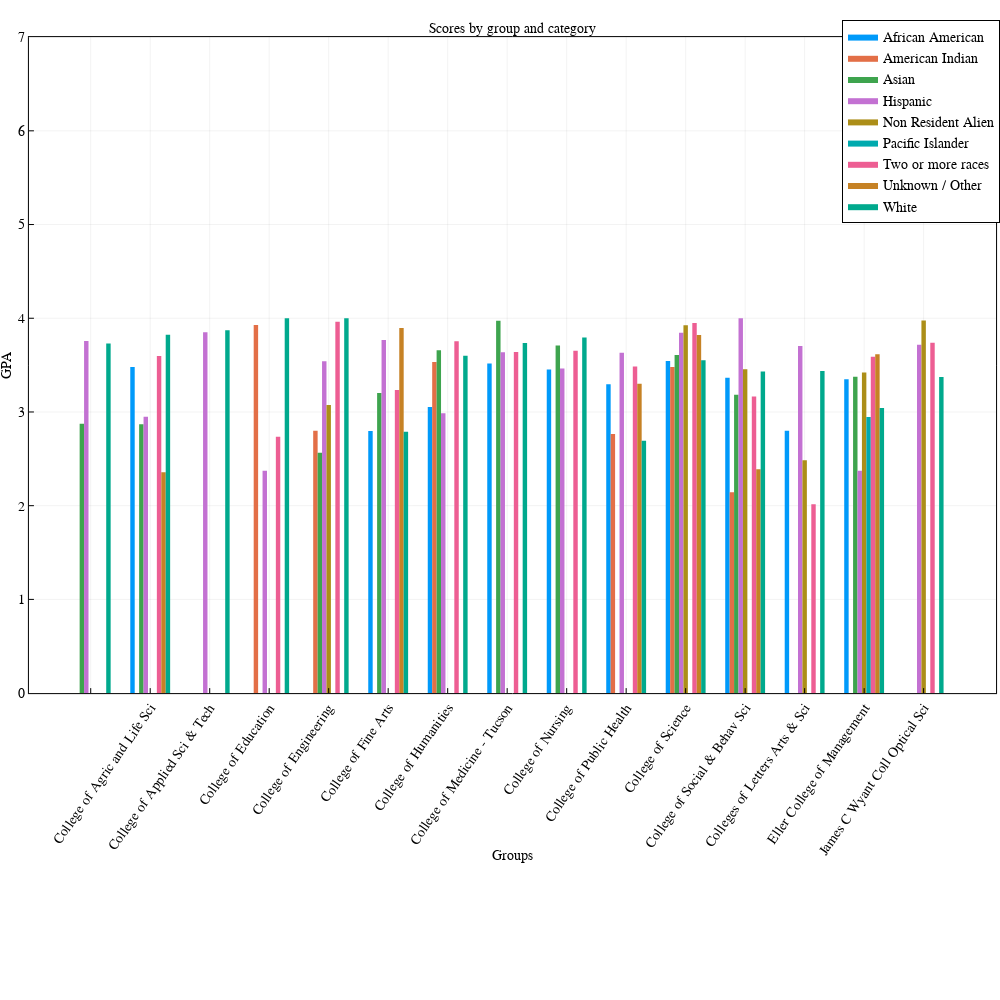

Notebook source saved alongside this figure:
### Code cell
groupedbar(df1.College, df1.GPADegree, group = df1.IPEDSEthnicity, xlabel = "Groups", ylabel = "GPA", bar_width = 0.67,
        lw = 0, framestyle = :box,
        title = "Scores by group and category",xrotation=55,size=(1000,1000)) 
ylims!((0,7))

### Figure 1 — Plotly figure (JSON) as saved in the notebook; plotly's stock layout.template omitted (floating-point values rounded to 4 significant figures)
{"data": [{"fill": "tozeroy", "fillcolor": "rgba(0, 154, 250, 1.000)", "hoverinfo": "none", "legendgroup": "African American", "line": {"color": "rgba(0, 0, 0, 1.000)", "dash": "solid", "width": 0}, "mode": "lines", "name": "African American", "showlegend": true, "type": "scatter", "x": [1.165, 1.165, 1.239, 1.239, 1.165, 1.165], "xaxis": "x1", "y": [3.48, 0, 0, 3.48, 3.48, 3.48], "yaxis": "y1"}, {"fill": "tozeroy", "fillcolor": "rgba(0, 154, 250, 1.000)", "hoverinfo": "none", "legendgroup": "African American", "line": {"color": "rgba(0, 0, 0, 1.000)", "dash": "solid", "width": 0}, "mode": "lines", "name": "African American", "showlegend": false, "type": "scatter", "x": [5.165, 5.165, 5.239, 5.239, 5.165, 5.165], "xaxis": "x1", "y": [2.797, 0, 0, 2.797, 2.797, 2.797], "yaxis": "y1"}, {"fill": "tozeroy", "fillcolor": "rgba(0, 154, 250, 1.000)", "hoverinfo": "none", "legendgroup": "African American", "line": {"color": "rgba(0, 0, 0, 1.000)", "dash": "solid", "width": 0}, "mode": "lines", "name": "African American", "showlegend": false, "type": "scatter", "x": [6.165, 6.165, 6.239, 6.239, 6.165, 6.165], "xaxis": "x1", "y": [3.052, 0, 0, 3.052, 3.052, 3.052], "yaxis": "y1"}, {"fill": "tozeroy", "fillcolor": "rgba(0, 154, 250, 1.000)", "hoverinfo": "none", "legendgroup": "African American", "line": {"color": "rgba(0, 0, 0, 1.000)", "dash": "solid", "width": 0}, "mode": "lines", "name": "African American", "showlegend": false, "type": "scatter", "x": [7.165, 7.165, 7.239, 7.239, 7.165, 7.165], "xaxis": "x1", "y": [3.518, 0, 0, 3.518, 3.518, 3.518], "yaxis": "y1"}, {"fill": "tozeroy", "fillcolor": "rgba(0, 154, 250, 1.000)", "hoverinfo": "none", "legendgroup": "African American", "line": {"color": "rgba(0, 0, 0, 1.000)", "dash": "solid", "width": 0}, "mode": "lines", "name": "African American", "showlegend": false, "type": "scatter", "x": [8.165, 8.165, 8.239, 8.239, 8.165, 8.165], "xaxis": "x1", "y": [3.453, 0, 0, 3.453, 3.453, 3.453], "yaxis": "y1"}, {"fill": "tozeroy", "fillcolor": "rgba(0, 154, 250, 1.000)", "hoverinfo": "none", "legendgroup": "African American", "line": {"color": "rgba(0, 0, 0, 1.000)", "dash": "solid", "width": 0}, "mode": "lines", "name": "African American", "showlegend": false, "type": "scatter", "x": [9.165, 9.165, 9.239, 9.239, 9.165, 9.165], "xaxis": "x1", "y": [3.296, 0, 0, 3.296, 3.296, 3.296], "yaxis": "y1"}, {"fill": "tozeroy", "fillcolor": "rgba(0, 154, 250, 1.000)", "hoverinfo": "none", "legendgroup": "African American", "line": {"color": "rgba(0, 0, 0, 1.000)", "dash": "solid", "width": 0}, "mode": "lines", "name": "African American", "showlegend": false, "type": "scatter", "x": [10.16, 10.16, 10.24, 10.24, 10.16, 10.16], "xaxis": "x1", "y": [3.545, 0, 0, 3.545, 3.545, 3.545], "yaxis": "y1"}, {"fill": "tozeroy", "fillcolor": "rgba(0, 154, 250, 1.000)", "hoverinfo": "none", "legendgroup": "African American", "line": {"color": "rgba(0, 0, 0, 1.000)", "dash": "solid", "width": 0}, "mode": "lines", "name": "African American", "showlegend": false, "type": "scatter", "x": [11.16, 11.16, 11.24, 11.24, 11.16, 11.16], "xaxis": "x1", "y": [3.366, 0, 0, 3.366, 3.366, 3.366], "yaxis": "y1"}, {"fill": "tozeroy", "fillcolor": "rgba(0, 154, 250, 1.000)", "hoverinfo": "none", "legendgroup": "African American", "line": {"color": "rgba(0, 0, 0, 1.000)", "dash": "solid", "width": 0}, "mode": "lines", "name": "African American", "showlegend": false, "type": "scatter", "x": [12.16, 12.16, 12.24, 12.24, 12.16, 12.16], "xaxis": "x1", "y": [2.8, 0, 0, 2.8, 2.8, 2.8], "yaxis": "y1"}, {"fill": "tozeroy", "fillcolor": "rgba(0, 154, 250, 1.000)", "hoverinfo": "none", "legendgroup": "African American", "line": {"color": "rgba(0, 0, 0, 1.000)", "dash": "solid", "width": 0}, "mode": "lines", "name": "African American", "showlegend": false, "type": "scatter", "x": [13.16, 13.16, 13.24, 13.24, 13.16, 13.16], "xaxis": "x1", "y": [3.348, 0, 0, 3.348, 3.348, 3.348], "yaxis": "y1"}, {"fill": "tozeroy", "fillcolor": "rgba(227, 111, 71, 1.000)", "hoverinfo": "none", "legendgroup": "American Indian", "line": {"color": "rgba(0, 0, 0, 1.000)", "dash": "solid", "width": 0}, "mode": "lines", "name": "American Indian", "showlegend": true, "type": "scatter", "x": [3.239, 3.239, 3.314, 3.314, 3.239, 3.239], "xaxis": "x1", "y": [3.929, 0, 0, 3.929, 3.929, 3.929], "yaxis": "y1"}, {"fill": "tozeroy", "fillcolor": "rgba(227, 111, 71, 1.000)", "hoverinfo": "none", "legendgroup": "American Indian", "line": {"color": "rgba(0, 0, 0, 1.000)", "dash": "solid", "width": 0}, "mode": "lines", "name": "American Indian", "showlegend": false, "type": "scatter", "x": [4.239, 4.239, 4.314, 4.314, 4.239, 4.239], "xaxis": "x1", "y": [2.8, 0, 0, 2.8, 2.8, 2.8], "yaxis": "y1"}, {"fill": "tozeroy", "fillcolor": "rgba(227, 111, 71, 1.000)", "hoverinfo": "none", "legendgroup": "American Indian", "line": {"color": "rgba(0, 0, 0, 1.000)", "dash": "solid", "width": 0}, "mode": "lines", "name": "American Indian", "showlegend": false, "type": "scatter", "x": [6.239, 6.239, 6.314, 6.314, 6.239, 6.239], "xaxis": "x1", "y": [3.532, 0, 0, 3.532, 3.532, 3.532], "yaxis": "y1"}, {"fill": "tozeroy", "fillcolor": "rgba(227, 111, 71, 1.000)", "hoverinfo": "none", "legendgroup": "American Indian", "line": {"color": "rgba(0, 0, 0, 1.000)", "dash": "solid", "width": 0}, "mode": "lines", "name": "American Indian", "showlegend": false, "type": "scatter", "x": [9.239, 9.239, 9.314, 9.314, 9.239, 9.239], "xaxis": "x1", "y": [2.765, 0, 0, 2.765, 2.765, 2.765], "yaxis": "y1"}, {"fill": "tozeroy", "fillcolor": "rgba(227, 111, 71, 1.000)", "hoverinfo": "none", "legendgroup": "American Indian", "line": {"color": "rgba(0, 0, 0, 1.000)", "dash": "solid", "width": 0}, "mode": "lines", "name": "American Indian", "showlegend": false, "type": "scatter", "x": [10.24, 10.24, 10.31, 10.31, 10.24, 10.24], "xaxis": "x1", "y": [3.479, 0, 0, 3.479, 3.479, 3.479], "yaxis": "y1"}, {"fill": "tozeroy", "fillcolor": "rgba(227, 111, 71, 1.000)", "hoverinfo": "none", "legendgroup": "American Indian", "line": {"color": "rgba(0, 0, 0, 1.000)", "dash": "solid", "width": 0}, "mode": "lines", "name": "American Indian", "showlegend": false, "type": "scatter", "x": [11.24, 11.24, 11.31, 11.31, 11.24, 11.24], "xaxis": "x1", "y": [2.143, 0, 0, 2.143, 2.143, 2.143], "yaxis": "y1"}, {"fill": "tozeroy", "fillcolor": "rgba(62, 164, 78, 1.000)", "hoverinfo": "none", "legendgroup": "Asian", "line": {"color": "rgba(0, 0, 0, 1.000)", "dash": "solid", "width": 0}, "mode": "lines", "name": "Asian", "showlegend": true, "type": "scatter", "x": [0.3139, 0.3139, 0.3883, 0.3883, 0.3139, 0.3139], "xaxis": "x1", "y": [2.875, 0, 0, 2.875, 2.875, 2.875], "yaxis": "y1"}, {"fill": "tozeroy", "fillcolor": "rgba(62, 164, 78, 1.000)", "hoverinfo": "none", "legendgroup": "Asian", "line": {"color": "rgba(0, 0, 0, 1.000)", "dash": "solid", "width": 0}, "mode": "lines", "name": "Asian", "showlegend": false, "type": "scatter", "x": [1.314, 1.314, 1.388, 1.388, 1.314, 1.314], "xaxis": "x1", "y": [2.868, 0, 0, 2.868, 2.868, 2.868], "yaxis": "y1"}, {"fill": "tozeroy", "fillcolor": "rgba(62, 164, 78, 1.000)", "hoverinfo": "none", "legendgroup": "Asian", "line": {"color": "rgba(0, 0, 0, 1.000)", "dash": "solid", "width": 0}, "mode": "lines", "name": "Asian", "showlegend": false, "type": "scatter", "x": [4.314, 4.314, 4.388, 4.388, 4.314, 4.314], "xaxis": "x1", "y": [2.565, 0, 0, 2.565, 2.565, 2.565], "yaxis": "y1"}, {"fill": "tozeroy", "fillcolor": "rgba(62, 164, 78, 1.000)", "hoverinfo": "none", "legendgroup": "Asian", "line": {"color": "rgba(0, 0, 0, 1.000)", "dash": "solid", "width": 0}, "mode": "lines", "name": "Asian", "showlegend": false, "type": "scatter", "x": [5.314, 5.314, 5.388, 5.388, 5.314, 5.314], "xaxis": "x1", "y": [3.203, 0, 0, 3.203, 3.203, 3.203], "yaxis": "y1"}, {"fill": "tozeroy", "fillcolor": "rgba(62, 164, 78, 1.000)", "hoverinfo": "none", "legendgroup": "Asian", "line": {"color": "rgba(0, 0, 0, 1.000)", "dash": "solid", "width": 0}, "mode": "lines", "name": "Asian", "showlegend": false, "type": "scatter", "x": [6.314, 6.314, 6.388, 6.388, 6.314, 6.314], "xaxis": "x1", "y": [3.659, 0, 0, 3.659, 3.659, 3.659], "yaxis": "y1"}, {"fill": "tozeroy", "fillcolor": "rgba(62, 164, 78, 1.000)", "hoverinfo": "none", "legendgroup": "Asian", "line": {"color": "rgba(0, 0, 0, 1.000)", "dash": "solid", "width": 0}, "mode": "lines", "name": "Asian", "showlegend": false, "type": "scatter", "x": [7.314, 7.314, 7.388, 7.388, 7.314, 7.314], "xaxis": "x1", "y": [3.974, 0, 0, 3.974, 3.974, 3.974], "yaxis": "y1"}, {"fill": "tozeroy", "fillcolor": "rgba(62, 164, 78, 1.000)", "hoverinfo": "none", "legendgroup": "Asian", "line": {"color": "rgba(0, 0, 0, 1.000)", "dash": "solid", "width": 0}, "mode": "lines", "name": "Asian", "showlegend": false, "type": "scatter", "x": [8.314, 8.314, 8.388, 8.388, 8.314, 8.314], "xaxis": "x1", "y": [3.708, 0, 0, 3.708, 3.708, 3.708], "yaxis": "y1"}, {"fill": "tozeroy", "fillcolor": "rgba(62, 164, 78, 1.000)", "hoverinfo": "none", "legendgroup": "Asian", "line": {"color": "rgba(0, 0, 0, 1.000)", "dash": "solid", "width": 0}, "mode": "lines", "name": "Asian", "showlegend": false, "type": "scatter", "x": [10.31, 10.31, 10.39, 10.39, 10.31, 10.31], "xaxis": "x1", "y": [3.607, 0, 0, 3.607, 3.607, 3.607], "yaxis": "y1"}, {"fill": "tozeroy", "fillcolor": "rgba(62, 164, 78, 1.000)", "hoverinfo": "none", "legendgroup": "Asian", "line": {"color": "rgba(0, 0, 0, 1.000)", "dash": "solid", "width": 0}, "mode": "lines", "name": "Asian", "showlegend": false, "type": "scatter", "x": [11.31, 11.31, 11.39, 11.39, 11.31, 11.31], "xaxis": "x1", "y": [3.184, 0, 0, 3.184, 3.184, 3.184], "yaxis": "y1"}, {"fill": "tozeroy", "fillcolor": "rgba(62, 164, 78, 1.000)", "hoverinfo": "none", "legendgroup": "Asian", "line": {"color": "rgba(0, 0, 0, 1.000)", "dash": "solid", "width": 0}, "mode": "lines", "name": "Asian", "showlegend": false, "type": "scatter", "x": [13.31, 13.31, 13.39, 13.39, 13.31, 13.31], "xaxis": "x1", "y": [3.377, 0, 0, 3.377, 3.377, 3.377], "yaxis": "y1"}, {"fill": "tozeroy", "fillcolor": "rgba(195, 113, 210, 1.000)", "hoverinfo": "none", "legendgroup": "Hispanic", "line": {"color": "rgba(0, 0, 0, 1.000)", "dash": "solid", "width": 0}, "mode": "lines", "name": "Hispanic", "showlegend": true, "type": "scatter", "x": [0.3883, 0.3883, 0.4628, 0.4628, 0.3883, 0.3883], "xaxis": "x1", "y": [3.757, 0, 0, 3.757, 3.757, 3.757], "yaxis": "y1"}, {"fill": "tozeroy", "fillcolor": "rgba(195, 113, 210, 1.000)", "hoverinfo": "none", "legendgroup": "Hispanic", "line": {"color": "rgba(0, 0, 0, 1.000)", "dash": "solid", "width": 0}, "mode": "lines", "name": "Hispanic", "showlegend": false, "type": "scatter", "x": [1.388, 1.388, 1.463, 1.463, 1.388, 1.388], "xaxis": "x1", "y": [2.95, 0, 0, 2.95, 2.95, 2.95], "yaxis": "y1"}, {"fill": "tozeroy", "fillcolor": "rgba(195, 113, 210, 1.000)", "hoverinfo": "none", "legendgroup": "Hispanic", "line": {"color": "rgba(0, 0, 0, 1.000)", "dash": "solid", "width": 0}, "mode": "lines", "name": "Hispanic", "showlegend": false, "type": "scatter", "x": [2.388, 2.388, 2.463, 2.463, 2.388, 2.388], "xaxis": "x1", "y": [3.85, 0, 0, 3.85, 3.85, 3.85], "yaxis": "y1"}, {"fill": "tozeroy", "fillcolor": "rgba(195, 113, 210, 1.000)", "hoverinfo": "none", "legendgroup": "Hispanic", "line": {"color": "rgba(0, 0, 0, 1.000)", "dash": "solid", "width": 0}, "mode": "lines", "name": "Hispanic", "showlegend": false, "type": "scatter", "x": [3.388, 3.388, 3.463, 3.463, 3.388, 3.388], "xaxis": "x1", "y": [2.374, 0, 0, 2.374, 2.374, 2.374], "yaxis": "y1"}, {"fill": "tozeroy", "fillcolor": "rgba(195, 113, 210, 1.000)", "hoverinfo": "none", "legendgroup": "Hispanic", "line": {"color": "rgba(0, 0, 0, 1.000)", "dash": "solid", "width": 0}, "mode": "lines", "name": "Hispanic", "showlegend": false, "type": "scatter", "x": [4.388, 4.388, 4.463, 4.463, 4.388, 4.388], "xaxis": "x1", "y": [3.541, 0, 0, 3.541, 3.541, 3.541], "yaxis": "y1"}, {"fill": "tozeroy", "fillcolor": "rgba(195, 113, 210, 1.000)", "hoverinfo": "none", "legendgroup": "Hispanic", "line": {"color": "rgba(0, 0, 0, 1.000)", "dash": "solid", "width": 0}, "mode": "lines", "name": "Hispanic", "showlegend": false, "type": "scatter", "x": [5.388, 5.388, 5.463, 5.463, 5.388, 5.388], "xaxis": "x1", "y": [3.769, 0, 0, 3.769, 3.769, 3.769], "yaxis": "y1"}, {"fill": "tozeroy", "fillcolor": "rgba(195, 113, 210, 1.000)", "hoverinfo": "none", "legendgroup": "Hispanic", "line": {"color": "rgba(0, 0, 0, 1.000)", "dash": "solid", "width": 0}, "mode": "lines", "name": "Hispanic", "showlegend": false, "type": "scatter", "x": [6.388, 6.388, 6.463, 6.463, 6.388, 6.388], "xaxis": "x1", "y": [2.986, 0, 0, 2.986, 2.986, 2.986], "yaxis": "y1"}, {"fill": "tozeroy", "fillcolor": "rgba(195, 113, 210, 1.000)", "hoverinfo": "none", "legendgroup": "Hispanic", "line": {"color": "rgba(0, 0, 0, 1.000)", "dash": "solid", "width": 0}, "mode": "lines", "name": "Hispanic", "showlegend": false, "type": "scatter", "x": [7.388, 7.388, 7.463, 7.463, 7.388, 7.388], "xaxis": "x1", "y": [3.637, 0, 0, 3.637, 3.637, 3.637], "yaxis": "y1"}, {"fill": "tozeroy", "fillcolor": "rgba(195, 113, 210, 1.000)", "hoverinfo": "none", "legendgroup": "Hispanic", "line": {"color": "rgba(0, 0, 0, 1.000)", "dash": "solid", "width": 0}, "mode": "lines", "name": "Hispanic", "showlegend": false, "type": "scatter", "x": [8.388, 8.388, 8.463, 8.463, 8.388, 8.388], "xaxis": "x1", "y": [3.464, 0, 0, 3.464, 3.464, 3.464], "yaxis": "y1"}, {"fill": "tozeroy", "fillcolor": "rgba(195, 113, 210, 1.000)", "hoverinfo": "none", "legendgroup": "Hispanic", "line": {"color": "rgba(0, 0, 0, 1.000)", "dash": "solid", "width": 0}, "mode": "lines", "name": "Hispanic", "showlegend": false, "type": "scatter", "x": [9.388, 9.388, 9.463, 9.463, 9.388, 9.388], "xaxis": "x1", "y": [3.632, 0, 0, 3.632, 3.632, 3.632], "yaxis": "y1"}, {"fill": "tozeroy", "fillcolor": "rgba(195, 113, 210, 1.000)", "hoverinfo": "none", "legendgroup": "Hispanic", "line": {"color": "rgba(0, 0, 0, 1.000)", "dash": "solid", "width": 0}, "mode": "lines", "name": "Hispanic", "showlegend": false, "type": "scatter", "x": [10.39, 10.39, 10.46, 10.46, 10.39, 10.39], "xaxis": "x1", "y": [3.844, 0, 0, 3.844, 3.844, 3.844], "yaxis": "y1"}, {"fill": "tozeroy", "fillcolor": "rgba(195, 113, 210, 1.000)", "hoverinfo": "none", "legendgroup": "Hispanic", "line": {"color": "rgba(0, 0, 0, 1.000)", "dash": "solid", "width": 0}, "mode": "lines", "name": "Hispanic", "showlegend": false, "type": "scatter", "x": [11.39, 11.39, 11.46, 11.46, 11.39, 11.39], "xaxis": "x1", "y": [4, 0, 0, 4, 4, 4], "yaxis": "y1"}, {"fill": "tozeroy", "fillcolor": "rgba(195, 113, 210, 1.000)", "hoverinfo": "none", "legendgroup": "Hispanic", "line": {"color": "rgba(0, 0, 0, 1.000)", "dash": "solid", "width": 0}, "mode": "lines", "name": "Hispanic", "showlegend": false, "type": "scatter", "x": [12.39, 12.39, 12.46, 12.46, 12.39, 12.39], "xaxis": "x1", "y": [3.705, 0, 0, 3.705, 3.705, 3.705], "yaxis": "y1"}, {"fill": "tozeroy", "fillcolor": "rgba(195, 113, 210, 1.000)", "hoverinfo": "none", "legendgroup": "Hispanic", "line": {"color": "rgba(0, 0, 0, 1.000)", "dash": "solid", "width": 0}, "mode": "lines", "name": "Hispanic", "showlegend": false, "type": "scatter", "x": [13.39, 13.39, 13.46, 13.46, 13.39, 13.39], "xaxis": "x1", "y": [2.372, 0, 0, 2.372, 2.372, 2.372], "yaxis": "y1"}, {"fill": "tozeroy", "fillcolor": "rgba(195, 113, 210, 1.000)", "hoverinfo": "none", "legendgroup": "Hispanic", "line": {"color": "rgba(0, 0, 0, 1.000)", "dash": "solid", "width": 0}, "mode": "lines", "name": "Hispanic", "showlegend": false, "type": "scatter", "x": [14.39, 14.39, 14.46, 14.46, 14.39, 14.39], "xaxis": "x1", "y": [3.717, 0, 0, 3.717, 3.717, 3.717], "yaxis": "y1"}, {"fill": "tozeroy", "fillcolor": "rgba(172, 142, 24, 1.000)", "hoverinfo": "none", "legendgroup": "Non Resident Alien", "line": {"color": "rgba(0, 0, 0, 1.000)", "dash": "solid", "width": 0}, "mode": "lines", "name": "Non Resident Alien", "showlegend": true, "type": "scatter", "x": [4.463, 4.463, 4.537, 4.537, 4.463, 4.463], "xaxis": "x1", "y": [3.074, 0, 0, 3.074, 3.074, 3.074], "yaxis": "y1"}, {"fill": "tozeroy", "fillcolor": "rgba(172, 142, 24, 1.000)", "hoverinfo": "none", "legendgroup": "Non Resident Alien", "line": {"color": "rgba(0, 0, 0, 1.000)", "dash": "solid", "width": 0}, "mode": "lines", "name": "Non Resident Alien", "showlegend": false, "type": "scatter", "x": [10.46, 10.46, 10.54, 10.54, 10.46, 10.46], "xaxis": "x1", "y": [3.926, 0, 0, 3.926, 3.926, 3.926], "yaxis": "y1"}, {"fill": "tozeroy", "fillcolor": "rgba(172, 142, 24, 1.000)", "hoverinfo": "none", "legendgroup": "Non Resident Alien", "line": {"color": "rgba(0, 0, 0, 1.000)", "dash": "solid", "width": 0}, "mode": "lines", "name": "Non Resident Alien", "showlegend": false, "type": "scatter", "x": [11.46, 11.46, 11.54, 11.54, 11.46, 11.46], "xaxis": "x1", "y": [3.457, 0, 0, 3.457, 3.457, 3.457], "yaxis": "y1"}, {"fill": "tozeroy", "fillcolor": "rgba(172, 142, 24, 1.000)", "hoverinfo": "none", "legendgroup": "Non Resident Alien", "line": {"color": "rgba(0, 0, 0, 1.000)", "dash": "solid", "width": 0}, "mode": "lines", "name": "Non Resident Alien", "showlegend": false, "type": "scatter", "x": [12.46, 12.46, 12.54, 12.54, 12.46, 12.46], "xaxis": "x1", "y": [2.485, 0, 0, 2.485, 2.485, 2.485], "yaxis": "y1"}, {"fill": "tozeroy", "fillcolor": "rgba(172, 142, 24, 1.000)", "hoverinfo": "none", "legendgroup": "Non Resident Alien", "line": {"color": "rgba(0, 0, 0, 1.000)", "dash": "solid", "width": 0}, "mode": "lines", "name": "Non Resident Alien", "showlegend": false, "type": "scatter", "x": [13.46, 13.46, 13.54, 13.54, 13.46, 13.46], "xaxis": "x1", "y": [3.421, 0, 0, 3.421, 3.421, 3.421], "yaxis": "y1"}, {"fill": "tozeroy", "fillcolor": "rgba(172, 142, 24, 1.000)", "hoverinfo": "none", "legendgroup": "Non Resident Alien", "line": {"color": "rgba(0, 0, 0, 1.000)", "dash": "solid", "width": 0}, "mode": "lines", "name": "Non Resident Alien", "showlegend": false, "type": "scatter", "x": [14.46, 14.46, 14.54, 14.54, 14.46, 14.46], "xaxis": "x1", "y": [3.977, 0, 0, 3.977, 3.977, 3.977], "yaxis": "y1"}, {"fill": "tozeroy", "fillcolor": "rgba(0, 170, 174, 1.000)", "hoverinfo": "none", "legendgroup": "Pacific Islander", "line": {"color": "rgba(0, 0, 0, 1.000)", "dash": "solid", "width": 0}, "mode": "lines", "name": "Pacific Islander", "showlegend": true, "type": "scatter", "x": [13.54, 13.54, 13.61, 13.61, 13.54, 13.54], "xaxis": "x1", "y": [2.947, 0, 0, 2.947, 2.947, 2.947], "yaxis": "y1"}, {"fill": "tozeroy", "fillcolor": "rgba(237, 94, 147, 1.000)", "hoverinfo": "none", "legendgroup": "Two or more races", "line": {"color": "rgba(0, 0, 0, 1.000)", "dash": "solid", "width": 0}, "mode": "lines", "name": "Two or more races", "showlegend": true, "type": "scatter", "x": [1.612, 1.612, 1.686, 1.686, 1.612, 1.612], "xaxis": "x1", "y": [3.598, 0, 0, 3.598, 3.598, 3.598], "yaxis": "y1"}, {"fill": "tozeroy", "fillcolor": "rgba(237, 94, 147, 1.000)", "hoverinfo": "none", "legendgroup": "Two or more races", "line": {"color": "rgba(0, 0, 0, 1.000)", "dash": "solid", "width": 0}, "mode": "lines", "name": "Two or more races", "showlegend": false, "type": "scatter", "x": [3.612, 3.612, 3.686, 3.686, 3.612, 3.612], "xaxis": "x1", "y": [2.735, 0, 0, 2.735, 2.735, 2.735], "yaxis": "y1"}, {"fill": "tozeroy", "fillcolor": "rgba(237, 94, 147, 1.000)", "hoverinfo": "none", "legendgroup": "Two or more races", "line": {"color": "rgba(0, 0, 0, 1.000)", "dash": "solid", "width": 0}, "mode": "lines", "name": "Two or more races", "showlegend": false, "type": "scatter", "x": [4.612, 4.612, 4.686, 4.686, 4.612, 4.612], "xaxis": "x1", "y": [3.964, 0, 0, 3.964, 3.964, 3.964], "yaxis": "y1"}, {"fill": "tozeroy", "fillcolor": "rgba(237, 94, 147, 1.000)", "hoverinfo": "none", "legendgroup": "Two or more races", "line": {"color": "rgba(0, 0, 0, 1.000)", "dash": "solid", "width": 0}, "mode": "lines", "name": "Two or more races", "showlegend": false, "type": "scatter", "x": [5.612, 5.612, 5.686, 5.686, 5.612, 5.612], "xaxis": "x1", "y": [3.234, 0, 0, 3.234, 3.234, 3.234], "yaxis": "y1"}, {"fill": "tozeroy", "fillcolor": "rgba(237, 94, 147, 1.000)", "hoverinfo": "none", "legendgroup": "Two or more races", "line": {"color": "rgba(0, 0, 0, 1.000)", "dash": "solid", "width": 0}, "mode": "lines", "name": "Two or more races", "showlegend": false, "type": "scatter", "x": [6.612, 6.612, 6.686, 6.686, 6.612, 6.612], "xaxis": "x1", "y": [3.754, 0, 0, 3.754, 3.754, 3.754], "yaxis": "y1"}, {"fill": "tozeroy", "fillcolor": "rgba(237, 94, 147, 1.000)", "hoverinfo": "none", "legendgroup": "Two or more races", "line": {"color": "rgba(0, 0, 0, 1.000)", "dash": "solid", "width": 0}, "mode": "lines", "name": "Two or more races", "showlegend": false, "type": "scatter", "x": [7.612, 7.612, 7.686, 7.686, 7.612, 7.612], "xaxis": "x1", "y": [3.641, 0, 0, 3.641, 3.641, 3.641], "yaxis": "y1"}, {"fill": "tozeroy", "fillcolor": "rgba(237, 94, 147, 1.000)", "hoverinfo": "none", "legendgroup": "Two or more races", "line": {"color": "rgba(0, 0, 0, 1.000)", "dash": "solid", "width": 0}, "mode": "lines", "name": "Two or more races", "showlegend": false, "type": "scatter", "x": [8.612, 8.612, 8.686, 8.686, 8.612, 8.612], "xaxis": "x1", "y": [3.654, 0, 0, 3.654, 3.654, 3.654], "yaxis": "y1"}, {"fill": "tozeroy", "fillcolor": "rgba(237, 94, 147, 1.000)", "hoverinfo": "none", "legendgroup": "Two or more races", "line": {"color": "rgba(0, 0, 0, 1.000)", "dash": "solid", "width": 0}, "mode": "lines", "name": "Two or more races", "showlegend": false, "type": "scatter", "x": [9.612, 9.612, 9.686, 9.686, 9.612, 9.612], "xaxis": "x1", "y": [3.484, 0, 0, 3.484, 3.484, 3.484], "yaxis": "y1"}, {"fill": "tozeroy", "fillcolor": "rgba(237, 94, 147, 1.000)", "hoverinfo": "none", "legendgroup": "Two or more races", "line": {"color": "rgba(0, 0, 0, 1.000)", "dash": "solid", "width": 0}, "mode": "lines", "name": "Two or more races", "showlegend": false, "type": "scatter", "x": [10.61, 10.61, 10.69, 10.69, 10.61, 10.61], "xaxis": "x1", "y": [3.95, 0, 0, 3.95, 3.95, 3.95], "yaxis": "y1"}, {"fill": "tozeroy", "fillcolor": "rgba(237, 94, 147, 1.000)", "hoverinfo": "none", "legendgroup": "Two or more races", "line": {"color": "rgba(0, 0, 0, 1.000)", "dash": "solid", "width": 0}, "mode": "lines", "name": "Two or more races", "showlegend": false, "type": "scatter", "x": [11.61, 11.61, 11.69, 11.69, 11.61, 11.61], "xaxis": "x1", "y": [3.165, 0, 0, 3.165, 3.165, 3.165], "yaxis": "y1"}, {"fill": "tozeroy", "fillcolor": "rgba(237, 94, 147, 1.000)", "hoverinfo": "none", "legendgroup": "Two or more races", "line": {"color": "rgba(0, 0, 0, 1.000)", "dash": "solid", "width": 0}, "mode": "lines", "name": "Two or more races", "showlegend": false, "type": "scatter", "x": [12.61, 12.61, 12.69, 12.69, 12.61, 12.61], "xaxis": "x1", "y": [2.016, 0, 0, 2.016, 2.016, 2.016], "yaxis": "y1"}, {"fill": "tozeroy", "fillcolor": "rgba(237, 94, 147, 1.000)", "hoverinfo": "none", "legendgroup": "Two or more races", "line": {"color": "rgba(0, 0, 0, 1.000)", "dash": "solid", "width": 0}, "mode": "lines", "name": "Two or more races", "showlegend": false, "type": "scatter", "x": [13.61, 13.61, 13.69, 13.69, 13.61, 13.61], "xaxis": "x1", "y": [3.59, 0, 0, 3.59, 3.59, 3.59], "yaxis": "y1"}, {"fill": "tozeroy", "fillcolor": "rgba(237, 94, 147, 1.000)", "hoverinfo": "none", "legendgroup": "Two or more races", "line": {"color": "rgba(0, 0, 0, 1.000)", "dash": "solid", "width": 0}, "mode": "lines", "name": "Two or more races", "showlegend": false, "type": "scatter", "x": [14.61, 14.61, 14.69, 14.69, 14.61, 14.61], "xaxis": "x1", "y": [3.739, 0, 0, 3.739, 3.739, 3.739], "yaxis": "y1"}, {"fill": "tozeroy", "fillcolor": "rgba(198, 130, 37, 1.000)", "hoverinfo": "none", "legendgroup": "Unknown / Other", "line": {"color": "rgba(0, 0, 0, 1.000)", "dash": "solid", "width": 0}, "mode": "lines", "name": "Unknown / Other", "showlegend": true, "type": "scatter", "x": [1.686, 1.686, 1.761, 1.761, 1.686, 1.686], "xaxis": "x1", "y": [2.356, 0, 0, 2.356, 2.356, 2.356], "yaxis": "y1"}, {"fill": "tozeroy", "fillcolor": "rgba(198, 130, 37, 1.000)", "hoverinfo": "none", "legendgroup": "Unknown / Other", "line": {"color": "rgba(0, 0, 0, 1.000)", "dash": "solid", "width": 0}, "mode": "lines", "name": "Unknown / Other", "showlegend": false, "type": "scatter", "x": [5.686, 5.686, 5.761, 5.761, 5.686, 5.686], "xaxis": "x1", "y": [3.895, 0, 0, 3.895, 3.895, 3.895], "yaxis": "y1"}, {"fill": "tozeroy", "fillcolor": "rgba(198, 130, 37, 1.000)", "hoverinfo": "none", "legendgroup": "Unknown / Other", "line": {"color": "rgba(0, 0, 0, 1.000)", "dash": "solid", "width": 0}, "mode": "lines", "name": "Unknown / Other", "showlegend": false, "type": "scatter", "x": [9.686, 9.686, 9.761, 9.761, 9.686, 9.686], "xaxis": "x1", "y": [3.301, 0, 0, 3.301, 3.301, 3.301], "yaxis": "y1"}, {"fill": "tozeroy", "fillcolor": "rgba(198, 130, 37, 1.000)", "hoverinfo": "none", "legendgroup": "Unknown / Other", "line": {"color": "rgba(0, 0, 0, 1.000)", "dash": "solid", "width": 0}, "mode": "lines", "name": "Unknown / Other", "showlegend": false, "type": "scatter", "x": [10.69, 10.69, 10.76, 10.76, 10.69, 10.69], "xaxis": "x1", "y": [3.821, 0, 0, 3.821, 3.821, 3.821], "yaxis": "y1"}, {"fill": "tozeroy", "fillcolor": "rgba(198, 130, 37, 1.000)", "hoverinfo": "none", "legendgroup": "Unknown / Other", "line": {"color": "rgba(0, 0, 0, 1.000)", "dash": "solid", "width": 0}, "mode": "lines", "name": "Unknown / Other", "showlegend": false, "type": "scatter", "x": [11.69, 11.69, 11.76, 11.76, 11.69, 11.69], "xaxis": "x1", "y": [2.39, 0, 0, 2.39, 2.39, 2.39], "yaxis": "y1"}, {"fill": "tozeroy", "fillcolor": "rgba(198, 130, 37, 1.000)", "hoverinfo": "none", "legendgroup": "Unknown / Other", "line": {"color": "rgba(0, 0, 0, 1.000)", "dash": "solid", "width": 0}, "mode": "lines", "name": "Unknown / Other", "showlegend": false, "type": "scatter", "x": [13.69, 13.69, 13.76, 13.76, 13.69, 13.69], "xaxis": "x1", "y": [3.617, 0, 0, 3.617, 3.617, 3.617], "yaxis": "y1"}, {"fill": "tozeroy", "fillcolor": "rgba(0, 169, 141, 1.000)", "hoverinfo": "none", "legendgroup": "White", "line": {"color": "rgba(0, 0, 0, 1.000)", "dash": "solid", "width": 0}, "mode": "lines", "name": "White", "showlegend": true, "type": "scatter", "x": [0.7606, 0.7606, 0.835, 0.835, 0.7606, 0.7606], "xaxis": "x1", "y": [3.731, 0, 0, 3.731, 3.731, 3.731], "yaxis": "y1"}, {"fill": "tozeroy", "fillcolor": "rgba(0, 169, 141, 1.000)", "hoverinfo": "none", "legendgroup": "White", "line": {"color": "rgba(0, 0, 0, 1.000)", "dash": "solid", "width": 0}, "mode": "lines", "name": "White", "showlegend": false, "type": "scatter", "x": [1.761, 1.761, 1.835, 1.835, 1.761, 1.761], "xaxis": "x1", "y": [3.824, 0, 0, 3.824, 3.824, 3.824], "yaxis": "y1"}, {"fill": "tozeroy", "fillcolor": "rgba(0, 169, 141, 1.000)", "hoverinfo": "none", "legendgroup": "White", "line": {"color": "rgba(0, 0, 0, 1.000)", "dash": "solid", "width": 0}, "mode": "lines", "name": "White", "showlegend": false, "type": "scatter", "x": [2.761, 2.761, 2.835, 2.835, 2.761, 2.761], "xaxis": "x1", "y": [3.872, 0, 0, 3.872, 3.872, 3.872], "yaxis": "y1"}, {"fill": "tozeroy", "fillcolor": "rgba(0, 169, 141, 1.000)", "hoverinfo": "none", "legendgroup": "White", "line": {"color": "rgba(0, 0, 0, 1.000)", "dash": "solid", "width": 0}, "mode": "lines", "name": "White", "showlegend": false, "type": "scatter", "x": [3.761, 3.761, 3.835, 3.835, 3.761, 3.761], "xaxis": "x1", "y": [4, 0, 0, 4, 4, 4], "yaxis": "y1"}, {"fill": "tozeroy", "fillcolor": "rgba(0, 169, 141, 1.000)", "hoverinfo": "none", "legendgroup": "White", "line": {"color": "rgba(0, 0, 0, 1.000)", "dash": "solid", "width": 0}, "mode": "lines", "name": "White", "showlegend": false, "type": "scatter", "x": [4.761, 4.761, 4.835, 4.835, 4.761, 4.761], "xaxis": "x1", "y": [4, 0, 0, 4, 4, 4], "yaxis": "y1"}, {"fill": "tozeroy", "fillcolor": "rgba(0, 169, 141, 1.000)", "hoverinfo": "none", "legendgroup": "White", "line": {"color": "rgba(0, 0, 0, 1.000)", "dash": "solid", "width": 0}, "mode": "lines", "name": "White", "showlegend": false, "type": "scatter", "x": [5.761, 5.761, 5.835, 5.835, 5.761, 5.761], "xaxis": "x1", "y": [2.79, 0, 0, 2.79, 2.79, 2.79], "yaxis": "y1"}, {"fill": "tozeroy", "fillcolor": "rgba(0, 169, 141, 1.000)", "hoverinfo": "none", "legendgroup": "White", "line": {"color": "rgba(0, 0, 0, 1.000)", "dash": "solid", "width": 0}, "mode": "lines", "name": "White", "showlegend": false, "type": "scatter", "x": [6.761, 6.761, 6.835, 6.835, 6.761, 6.761], "xaxis": "x1", "y": [3.6, 0, 0, 3.6, 3.6, 3.6], "yaxis": "y1"}, {"fill": "tozeroy", "fillcolor": "rgba(0, 169, 141, 1.000)", "hoverinfo": "none", "legendgroup": "White", "line": {"color": "rgba(0, 0, 0, 1.000)", "dash": "solid", "width": 0}, "mode": "lines", "name": "White", "showlegend": false, "type": "scatter", "x": [7.761, 7.761, 7.835, 7.835, 7.761, 7.761], "xaxis": "x1", "y": [3.735, 0, 0, 3.735, 3.735, 3.735], "yaxis": "y1"}, {"fill": "tozeroy", "fillcolor": "rgba(0, 169, 141, 1.000)", "hoverinfo": "none", "legendgroup": "White", "line": {"color": "rgba(0, 0, 0, 1.000)", "dash": "solid", "width": 0}, "mode": "lines", "name": "White", "showlegend": false, "type": "scatter", "x": [8.761, 8.761, 8.835, 8.835, 8.761, 8.761], "xaxis": "x1", "y": [3.795, 0, 0, 3.795, 3.795, 3.795], "yaxis": "y1"}, {"fill": "tozeroy", "fillcolor": "rgba(0, 169, 141, 1.000)", "hoverinfo": "none", "legendgroup": "White", "line": {"color": "rgba(0, 0, 0, 1.000)", "dash": "solid", "width": 0}, "mode": "lines", "name": "White", "showlegend": false, "type": "scatter", "x": [9.761, 9.761, 9.835, 9.835, 9.761, 9.761], "xaxis": "x1", "y": [2.694, 0, 0, 2.694, 2.694, 2.694], "yaxis": "y1"}, {"fill": "tozeroy", "fillcolor": "rgba(0, 169, 141, 1.000)", "hoverinfo": "none", "legendgroup": "White", "line": {"color": "rgba(0, 0, 0, 1.000)", "dash": "solid", "width": 0}, "mode": "lines", "name": "White", "showlegend": false, "type": "scatter", "x": [10.76, 10.76, 10.84, 10.84, 10.76, 10.76], "xaxis": "x1", "y": [3.553, 0, 0, 3.553, 3.553, 3.553], "yaxis": "y1"}, {"fill": "tozeroy", "fillcolor": "rgba(0, 169, 141, 1.000)", "hoverinfo": "none", "legendgroup": "White", "line": {"color": "rgba(0, 0, 0, 1.000)", "dash": "solid", "width": 0}, "mode": "lines", "name": "White", "showlegend": false, "type": "scatter", "x": [11.76, 11.76, 11.84, 11.84, 11.76, 11.76], "xaxis": "x1", "y": [3.432, 0, 0, 3.432, 3.432, 3.432], "yaxis": "y1"}, {"fill": "tozeroy", "fillcolor": "rgba(0, 169, 141, 1.000)", "hoverinfo": "none", "legendgroup": "White", "line": {"color": "rgba(0, 0, 0, 1.000)", "dash": "solid", "width": 0}, "mode": "lines", "name": "White", "showlegend": false, "type": "scatter", "x": [12.76, 12.76, 12.84, 12.84, 12.76, 12.76], "xaxis": "x1", "y": [3.438, 0, 0, 3.438, 3.438, 3.438], "yaxis": "y1"}, {"fill": "tozeroy", "fillcolor": "rgba(0, 169, 141, 1.000)", "hoverinfo": "none", "legendgroup": "White", "line": {"color": "rgba(0, 0, 0, 1.000)", "dash": "solid", "width": 0}, "mode": "lines", "name": "White", "showlegend": false, "type": "scatter", "x": [13.76, 13.76, 13.84, 13.84, 13.76, 13.76], "xaxis": "x1", "y": [3.043, 0, 0, 3.043, 3.043, 3.043], "yaxis": "y1"}, {"fill": "tozeroy", "fillcolor": "rgba(0, 169, 141, 1.000)", "hoverinfo": "none", "legendgroup": "White", "line": {"color": "rgba(0, 0, 0, 1.000)", "dash": "solid", "width": 0}, "mode": "lines", "name": "White", "showlegend": false, "type": "scatter", "x": [14.76, 14.76, 14.84, 14.84, 14.76, 14.76], "xaxis": "x1", "y": [3.372, 0, 0, 3.372, 3.372, 3.372], "yaxis": "y1"}], "layout": {"annotations": [{"font": {"color": "rgba(0, 0, 0, 1.000)", "family": "Aria", "size": 14}, "rotation": 0, "showarrow": false, "text": "Scores by group and category", "x": 0.5125, "xanchor": "center", "xref": "paper", "y": 1, "yanchor": "top", "yref": "paper"}], "height": 1000, "legend": {"bgcolor": "rgba(255, 255, 255, 1.000)", "bordercolor": "rgba(0, 0, 0, 1.000)", "borderwidth": 1, "font": {"color": "rgba(0, 0, 0, 1.000)", "family": "Aria", "size": 14}, "tracegroupgap": 0, "traceorder": "normal", "x": 1, "xanchor": "auto", "y": 1, "yanchor": "auto"}, "margin": {"b": 20, "l": 0, "r": 0, "t": 20}, "paper_bgcolor": "rgba(255, 255, 255, 1.000)", "plot_bgcolor": "rgba(255, 255, 255, 1.000)", "showlegend": true, "width": 1000, "xaxis": {"anchor": "y1", "domain": [0.02894, 0.9961], "gridcolor": "rgba(0, 0, 0, 0.100)", "gridwidth": 0.5, "linecolor": "rgba(0, 0, 0, 1.000)", "mirror": true, "range": [-0.5384, 15.72], "showgrid": true, "showline": true, "showticklabels": true, "tickangle": -55, "tickcolor": "rgb(0, 0, 0)", "tickfont": {"color": "rgba(0, 0, 0, 1.000)", "family": "Aria", "size": 14}, "tickmode": "array", "ticks": "inside", "ticktext": ["Col Arch Plan & Landscape Arch", "College of Agric and Life Sci", "College of Applied Sci & Tech", "College of Education", "College of Engineering", "College of Fine Arts", "College of Humanities", "College of Medicine - Tucson", "College of Nursing", "College of Public Health", "College of Science", "College of Social & Behav Sci", "Colleges of Letters Arts & Sci", "Eller College of Management", "James C Wyant Coll Optical Sci"], "tickvals": [0.5, 1.5, 2.5, 3.5, 4.5, 5.5, 6.5, 7.5, 8.5, 9.5, 10.5, 11.5, 12.5, 13.5, 14.5], "title": "Groups", "titlefont": {"color": "rgba(0, 0, 0, 1.000)", "family": "Aria", "size": 14}, "type": "-", "visible": true, "zeroline": false, "zerolinecolor": "rgba(0, 0, 0, 1.000)"}, "yaxis": {"anchor": "x1", "domain": [0.2988, 0.9822], "gridcolor": "rgba(0, 0, 0, 0.100)", "gridwidth": 0.5, "linecolor": "rgba(0, 0, 0, 1.000)", "mirror": true, "range": [0, 7], "showgrid": true, "showline": true, "showticklabels": true, "tickangle": 0, "tickcolor": "rgb(0, 0, 0)", "tickfont": {"color": "rgba(0, 0, 0, 1.000)", "family": "Aria", "size": 14}, "tickmode": "array", "ticks": "inside", "ticktext": ["0", "1", "2", "3", "4", "5", "6", "7"], "tickvals": [0, 1, 2, 3, 4, 5, 6, 7], "title": "GPA", "titlefont": {"color": "rgba(0, 0, 0, 1.000)", "family": "Aria", "size": 14}, "type": "-", "visible": true, "zeroline": false, "zerolinecolor": "rgba(0, 0, 0, 1.000)"}}}
